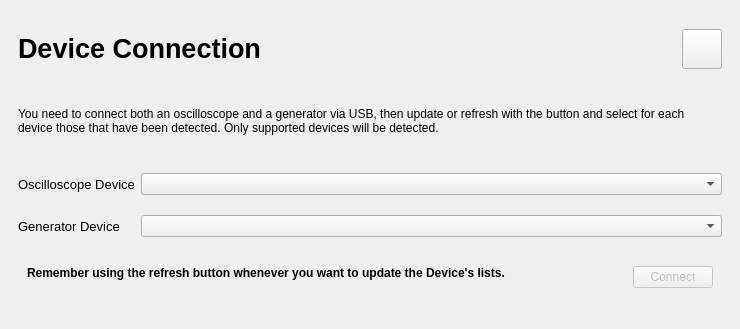
<?xml version="1.0" encoding="UTF-8"?>
<ui version="4.0">
 <class>LabToolWindow</class>
 <widget class="QMainWindow" name="LabToolWindow">
  <property name="geometry">
   <rect>
    <x>0</x>
    <y>0</y>
    <width>740</width>
    <height>329</height>
   </rect>
  </property>
  <property name="sizePolicy">
   <sizepolicy hsizetype="Fixed" vsizetype="Fixed">
    <horstretch>0</horstretch>
    <verstretch>0</verstretch>
   </sizepolicy>
  </property>
  <property name="windowTitle">
   <string>MainWindow</string>
  </property>
  <widget class="QWidget" name="centralwidget">
   <property name="sizePolicy">
    <sizepolicy hsizetype="Fixed" vsizetype="Fixed">
     <horstretch>0</horstretch>
     <verstretch>0</verstretch>
    </sizepolicy>
   </property>
   <layout class="QVBoxLayout" name="verticalLayout">
    <item>
     <widget class="QStackedWidget" name="stackedWidget">
      <property name="sizePolicy">
       <sizepolicy hsizetype="Preferred" vsizetype="Minimum">
        <horstretch>0</horstretch>
        <verstretch>0</verstretch>
       </sizepolicy>
      </property>
      <property name="currentIndex">
       <number>0</number>
      </property>
      <widget class="QWidget" name="device_page">
       <property name="sizePolicy">
        <sizepolicy hsizetype="Fixed" vsizetype="Fixed">
         <horstretch>0</horstretch>
         <verstretch>0</verstretch>
        </sizepolicy>
       </property>
       <layout class="QVBoxLayout" name="verticalLayout_2">
        <item>
         <layout class="QHBoxLayout" name="horizontalLayout_6">
          <item>
           <widget class="QLabel" name="label_2">
            <property name="sizePolicy">
             <sizepolicy hsizetype="Fixed" vsizetype="Fixed">
              <horstretch>0</horstretch>
              <verstretch>0</verstretch>
             </sizepolicy>
            </property>
            <property name="font">
             <font>
              <family>MS Shell Dlg 2</family>
              <pointsize>20</pointsize>
              <weight>75</weight>
              <bold>true</bold>
             </font>
            </property>
            <property name="text">
             <string>Device Connection</string>
            </property>
           </widget>
          </item>
          <item alignment="Qt::AlignRight">
           <widget class="QPushButton" name="refresh">
            <property name="sizePolicy">
             <sizepolicy hsizetype="Fixed" vsizetype="Fixed">
              <horstretch>0</horstretch>
              <verstretch>0</verstretch>
             </sizepolicy>
            </property>
            <property name="minimumSize">
             <size>
              <width>40</width>
              <height>40</height>
             </size>
            </property>
            <property name="styleSheet">
             <string notr="true">QPushButton {
	border-image: url(:/refresh/refresh_normal.png);
    background-repeat: no-repeat;
}

QPushButton:hover {
	border-image: url(:/refresh/refresh_hover.png);
    background-repeat: no-repeat;
}

QPushButton:pressed {
	border-image: url(:/refresh/refresh_pressed.png);
    background-repeat: no-repeat;
}</string>
            </property>
            <property name="text">
             <string/>
            </property>
            <property name="iconSize">
             <size>
              <width>16</width>
              <height>16</height>
             </size>
            </property>
           </widget>
          </item>
         </layout>
        </item>
        <item>
         <widget class="QLabel" name="label">
          <property name="sizePolicy">
           <sizepolicy hsizetype="Minimum" vsizetype="Fixed">
            <horstretch>0</horstretch>
            <verstretch>0</verstretch>
           </sizepolicy>
          </property>
          <property name="text">
           <string>You need to connect both an oscilloscope and a generator via USB, then update or refresh with the button and select for each device those that have been detected. Only supported devices will be detected.</string>
          </property>
          <property name="wordWrap">
           <bool>true</bool>
          </property>
         </widget>
        </item>
        <item>
         <layout class="QGridLayout" name="gridLayout">
          <property name="verticalSpacing">
           <number>20</number>
          </property>
          <item row="0" column="0">
           <widget class="QLabel" name="label_3">
            <property name="sizePolicy">
             <sizepolicy hsizetype="Fixed" vsizetype="Preferred">
              <horstretch>0</horstretch>
              <verstretch>0</verstretch>
             </sizepolicy>
            </property>
            <property name="font">
             <font>
              <pointsize>10</pointsize>
              <weight>50</weight>
              <bold>false</bold>
             </font>
            </property>
            <property name="text">
             <string>Oscilloscope Device</string>
            </property>
           </widget>
          </item>
          <item row="1" column="0">
           <widget class="QLabel" name="label_4">
            <property name="sizePolicy">
             <sizepolicy hsizetype="Fixed" vsizetype="Preferred">
              <horstretch>0</horstretch>
              <verstretch>0</verstretch>
             </sizepolicy>
            </property>
            <property name="font">
             <font>
              <pointsize>10</pointsize>
              <weight>50</weight>
              <bold>false</bold>
             </font>
            </property>
            <property name="text">
             <string>Generator Device</string>
            </property>
           </widget>
          </item>
          <item row="1" column="2">
           <widget class="QComboBox" name="generators"/>
          </item>
          <item row="0" column="2">
           <widget class="QComboBox" name="oscilloscopes"/>
          </item>
         </layout>
        </item>
        <item>
         <widget class="QWidget" name="" native="true">
          <property name="sizePolicy">
           <sizepolicy hsizetype="Preferred" vsizetype="Fixed">
            <horstretch>0</horstretch>
            <verstretch>0</verstretch>
           </sizepolicy>
          </property>
          <layout class="QGridLayout" name="gridLayout_3">
           <item row="0" column="0">
            <widget class="QLabel" name="connection_status">
             <property name="font">
              <font>
               <weight>75</weight>
               <bold>true</bold>
              </font>
             </property>
             <property name="text">
              <string>Remember using the refresh button whenever you want to update the Device's lists.</string>
             </property>
             <property name="alignment">
              <set>Qt::AlignLeading|Qt::AlignLeft|Qt::AlignTop</set>
             </property>
             <property name="wordWrap">
              <bool>true</bool>
             </property>
            </widget>
           </item>
           <item row="0" column="2">
            <widget class="QPushButton" name="connection">
             <property name="enabled">
              <bool>false</bool>
             </property>
             <property name="sizePolicy">
              <sizepolicy hsizetype="Fixed" vsizetype="Fixed">
               <horstretch>0</horstretch>
               <verstretch>0</verstretch>
              </sizepolicy>
             </property>
             <property name="text">
              <string>Connect</string>
             </property>
            </widget>
           </item>
          </layout>
         </widget>
        </item>
       </layout>
      </widget>
      <widget class="QWidget" name="setting_page">
       <layout class="QVBoxLayout" name="verticalLayout_3">
        <item>
         <layout class="QHBoxLayout" name="horizontalLayout_3">
          <item>
           <layout class="QVBoxLayout" name="verticalLayout_7">
            <item>
             <widget class="QLabel" name="label_5">
              <property name="sizePolicy">
               <sizepolicy hsizetype="Fixed" vsizetype="Fixed">
                <horstretch>0</horstretch>
                <verstretch>0</verstretch>
               </sizepolicy>
              </property>
              <property name="font">
               <font>
                <pointsize>20</pointsize>
                <weight>75</weight>
                <bold>true</bold>
               </font>
              </property>
              <property name="text">
               <string>LabTool Main Menu</string>
              </property>
             </widget>
            </item>
            <item>
             <widget class="QLabel" name="label_9">
              <property name="text">
               <string>&lt;!DOCTYPE HTML PUBLIC &quot;-//W3C//DTD HTML 4.0//EN&quot; &quot;http://www.w3.org/TR/REC-html40/strict.dtd&quot;&gt;
&lt;html&gt;&lt;head&gt;&lt;meta name=&quot;qrichtext&quot; content=&quot;1&quot; /&gt;&lt;style type=&quot;text/css&quot;&gt;
p, li { white-space: pre-wrap; }
&lt;/style&gt;&lt;/head&gt;&lt;body style=&quot; font-family:'MS Shell Dlg 2'; font-size:8pt; font-weight:400; font-style:normal;&quot;&gt;
&lt;p style=&quot; margin-top:12px; margin-bottom:12px; margin-left:0px; margin-right:0px; -qt-block-indent:0; text-indent:0px;&quot;&gt;&lt;span style=&quot; font-weight:600; color:#0084ff;&quot;&gt;1. &lt;/span&gt;&lt;span style=&quot; color:#00264a;&quot;&gt;Verify you have the correct devices connected.&lt;/span&gt;&lt;/p&gt;
&lt;p style=&quot; margin-top:12px; margin-bottom:12px; margin-left:0px; margin-right:0px; -qt-block-indent:0; text-indent:0px;&quot;&gt;&lt;span style=&quot; font-weight:600; color:#0081fa;&quot;&gt;2&lt;/span&gt;&lt;span style=&quot; color:#0081fa;&quot;&gt;.&lt;/span&gt;&lt;span style=&quot; color:#00264a;&quot;&gt; Use the top right corner buttons to configure the oscilloscope, generator and other preferences.&lt;/span&gt;&lt;/p&gt;
&lt;p style=&quot; margin-top:12px; margin-bottom:12px; margin-left:0px; margin-right:0px; -qt-block-indent:0; text-indent:0px;&quot;&gt;&lt;span style=&quot; font-weight:600; color:#0084ff;&quot;&gt;3.&lt;/span&gt;&lt;span style=&quot; color:#00264a;&quot;&gt; Select what you want to measure with the bottom buttons.&lt;/span&gt;&lt;/p&gt;&lt;/body&gt;&lt;/html&gt;</string>
              </property>
             </widget>
            </item>
           </layout>
          </item>
          <item alignment="Qt::AlignRight">
           <widget class="QWidget" name="horizontalWidget_2" native="true">
            <property name="sizePolicy">
             <sizepolicy hsizetype="Fixed" vsizetype="Preferred">
              <horstretch>0</horstretch>
              <verstretch>0</verstretch>
             </sizepolicy>
            </property>
            <layout class="QHBoxLayout" name="horizontalLayout_5">
             <item>
              <widget class="QPushButton" name="disconnect">
               <property name="text">
                <string/>
               </property>
               <property name="icon">
                <iconset>
                 <normalon>:/disconnect_button/forbidden.png</normalon>
                </iconset>
               </property>
               <property name="iconSize">
                <size>
                 <width>50</width>
                 <height>50</height>
                </size>
               </property>
              </widget>
             </item>
             <item>
              <widget class="QPushButton" name="oscilloscope_settings">
               <property name="sizePolicy">
                <sizepolicy hsizetype="Fixed" vsizetype="Fixed">
                 <horstretch>0</horstretch>
                 <verstretch>0</verstretch>
                </sizepolicy>
               </property>
               <property name="text">
                <string/>
               </property>
               <property name="icon">
                <iconset>
                 <normalon>:/osc_button/osc_button.png</normalon>
                </iconset>
               </property>
               <property name="iconSize">
                <size>
                 <width>50</width>
                 <height>50</height>
                </size>
               </property>
              </widget>
             </item>
             <item>
              <widget class="QPushButton" name="generator_settings">
               <property name="sizePolicy">
                <sizepolicy hsizetype="Fixed" vsizetype="Fixed">
                 <horstretch>0</horstretch>
                 <verstretch>0</verstretch>
                </sizepolicy>
               </property>
               <property name="minimumSize">
                <size>
                 <width>0</width>
                 <height>0</height>
                </size>
               </property>
               <property name="text">
                <string/>
               </property>
               <property name="icon">
                <iconset>
                 <normalon>:/settings_button/settings.png</normalon>
                </iconset>
               </property>
               <property name="iconSize">
                <size>
                 <width>50</width>
                 <height>50</height>
                </size>
               </property>
              </widget>
             </item>
            </layout>
           </widget>
          </item>
         </layout>
        </item>
        <item>
         <widget class="QGroupBox" name="groupBox">
          <property name="sizePolicy">
           <sizepolicy hsizetype="Preferred" vsizetype="Fixed">
            <horstretch>0</horstretch>
            <verstretch>0</verstretch>
           </sizepolicy>
          </property>
          <property name="title">
           <string>Devices Info</string>
          </property>
          <layout class="QVBoxLayout" name="verticalLayout_6">
           <item>
            <widget class="QWidget" name="horizontalWidget" native="true">
             <property name="sizePolicy">
              <sizepolicy hsizetype="Preferred" vsizetype="Fixed">
               <horstretch>0</horstretch>
               <verstretch>0</verstretch>
              </sizepolicy>
             </property>
             <layout class="QHBoxLayout" name="horizontalLayout">
              <item>
               <widget class="QLabel" name="label_7">
                <property name="font">
                 <font>
                  <weight>75</weight>
                  <bold>true</bold>
                 </font>
                </property>
                <property name="text">
                 <string>Oscilloscope Device</string>
                </property>
               </widget>
              </item>
              <item>
               <widget class="QLineEdit" name="oscilloscope_used">
                <property name="sizePolicy">
                 <sizepolicy hsizetype="Minimum" vsizetype="Fixed">
                  <horstretch>0</horstretch>
                  <verstretch>0</verstretch>
                 </sizepolicy>
                </property>
                <property name="minimumSize">
                 <size>
                  <width>400</width>
                  <height>0</height>
                 </size>
                </property>
                <property name="readOnly">
                 <bool>true</bool>
                </property>
               </widget>
              </item>
             </layout>
            </widget>
           </item>
           <item>
            <widget class="QWidget" name="horizontalWidget_2" native="true">
             <property name="sizePolicy">
              <sizepolicy hsizetype="Preferred" vsizetype="Fixed">
               <horstretch>0</horstretch>
               <verstretch>0</verstretch>
              </sizepolicy>
             </property>
             <layout class="QHBoxLayout" name="horizontalLayout_2">
              <item>
               <widget class="QLabel" name="label_8">
                <property name="font">
                 <font>
                  <weight>75</weight>
                  <bold>true</bold>
                 </font>
                </property>
                <property name="text">
                 <string>Generator Device</string>
                </property>
               </widget>
              </item>
              <item>
               <widget class="QLineEdit" name="generator_used">
                <property name="sizePolicy">
                 <sizepolicy hsizetype="Minimum" vsizetype="Fixed">
                  <horstretch>0</horstretch>
                  <verstretch>0</verstretch>
                 </sizepolicy>
                </property>
                <property name="minimumSize">
                 <size>
                  <width>400</width>
                  <height>0</height>
                 </size>
                </property>
                <property name="readOnly">
                 <bool>true</bool>
                </property>
               </widget>
              </item>
             </layout>
            </widget>
           </item>
          </layout>
         </widget>
        </item>
        <item>
         <layout class="QGridLayout" name="gridLayout_4">
          <item row="0" column="1">
           <widget class="QPushButton" name="measure_input_impedance">
            <property name="sizePolicy">
             <sizepolicy hsizetype="Fixed" vsizetype="Fixed">
              <horstretch>0</horstretch>
              <verstretch>0</verstretch>
             </sizepolicy>
            </property>
            <property name="text">
             <string>Input Impedance</string>
            </property>
            <property name="icon">
             <iconset>
              <normalon>:/impedance/omega.png</normalon>
             </iconset>
            </property>
            <property name="iconSize">
             <size>
              <width>50</width>
              <height>50</height>
             </size>
            </property>
           </widget>
          </item>
          <item row="0" column="0">
           <widget class="QPushButton" name="measure_bode">
            <property name="sizePolicy">
             <sizepolicy hsizetype="Fixed" vsizetype="Fixed">
              <horstretch>0</horstretch>
              <verstretch>0</verstretch>
             </sizepolicy>
            </property>
            <property name="text">
             <string>Bode Plot</string>
            </property>
            <property name="icon">
             <iconset>
              <normalon>:/bode/Band-pass_filter_symbol.svg.png</normalon>
             </iconset>
            </property>
            <property name="iconSize">
             <size>
              <width>50</width>
              <height>50</height>
             </size>
            </property>
           </widget>
          </item>
         </layout>
        </item>
       </layout>
      </widget>
      <widget class="QWidget" name="measure_page">
       <layout class="QVBoxLayout" name="verticalLayout_4"/>
      </widget>
     </widget>
    </item>
   </layout>
  </widget>
 </widget>
 <resources>
  <include location="../resources/window_resources.qrc"/>
 </resources>
 <connections/>
</ui>
